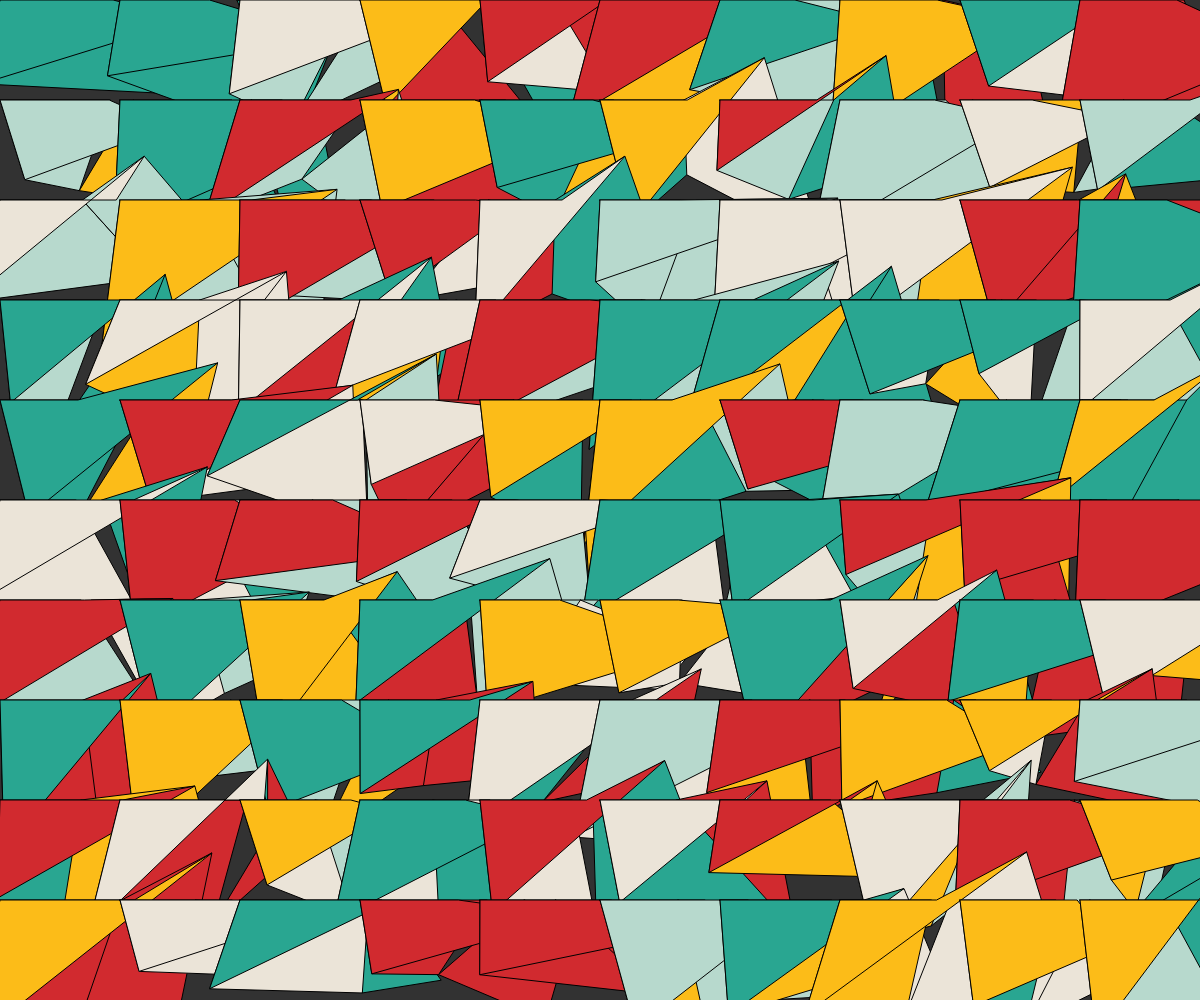
Frame 1 (no input)
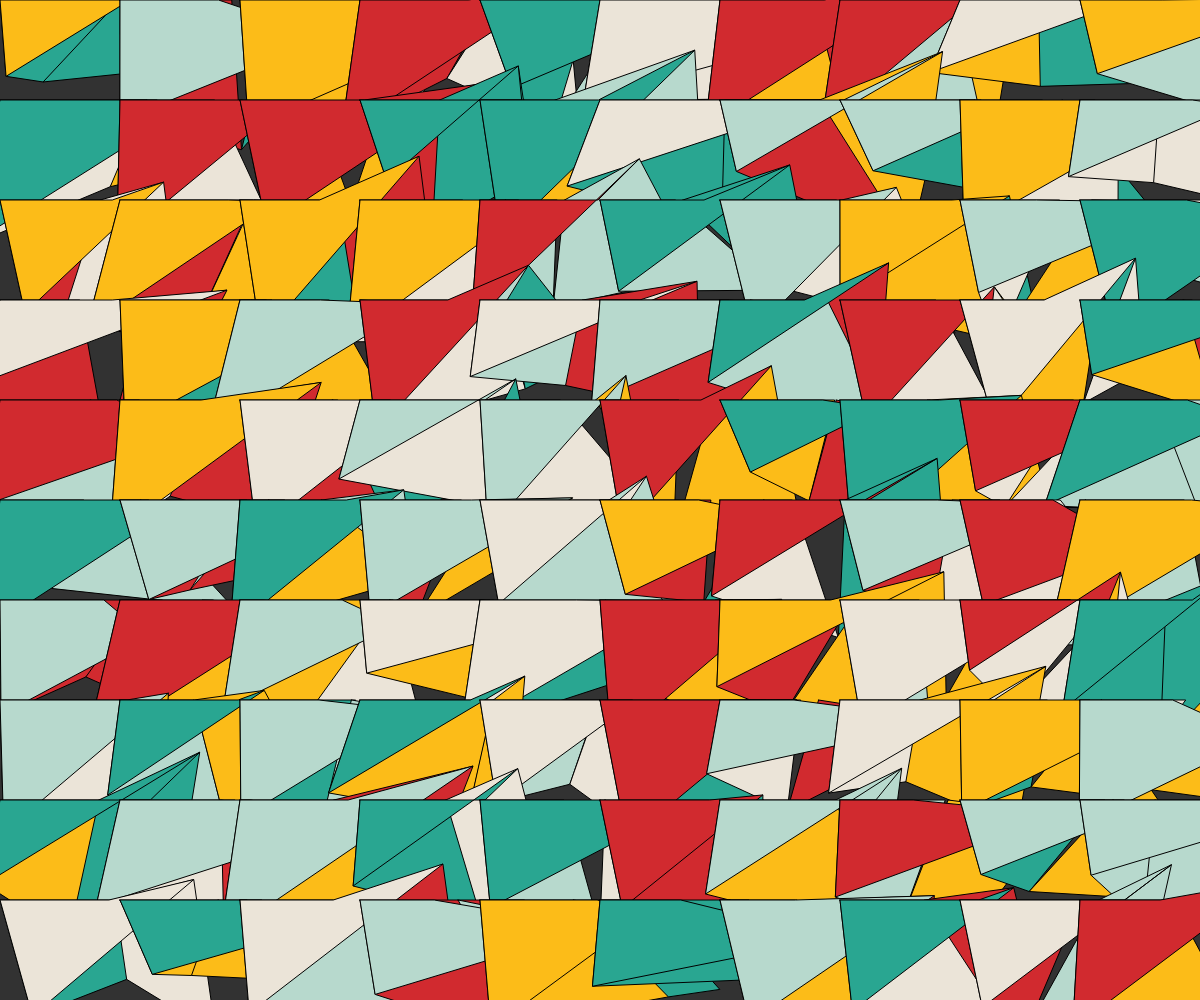
Frame 2 (the mouse pressed at the canvas centre, redrawn once)

The p5.js sketch that drew these frames (run headless with seeded random() and noise() and a simulated clock; the mouse was pressed at the canvas centre and the sketch redrawn once):

// p5.js sketch
// ── sketch.js
// Global variables for easy tweaking
let gridSize = 10; // Number of cells in one row/column
let baseWidth; // Base width of each 3D block
let baseHeight; // Base height of each 3D block

// Color theme
let colors = ["#d12a2f", "#fcbc18", "#ebe4d8", "#29a691", "#b7d9cd"];

let frontVertices, sideVertices, topVertices;

function setup() {
  createCanvas(windowWidth, windowHeight);
  noLoop();
}

function draw() {
  background(50);

  // Calculate the base dimensions based on the grid size
  baseWidth = width / gridSize;
  baseHeight = height / gridSize;

  let W = baseWidth;
  let H = baseHeight;

  let cols = gridSize;
  let rows = gridSize;

  for (let row = 0; row < rows; row++) {
    for (let col = 0; col < cols; col++) {
      let x = col * W;
      let y = row * H;

      // Randomly select colors from the theme for each part
      let frontColor = color(random(colors));
      let sideColor = color(random(colors));
      let topColor = color(random(colors));

      // Generate a random structure for the current grid position
      generateRandomStructure();

      // Draw a 3D structure at each grid position
      draw3DStructure(x, y, frontColor, sideColor, topColor);
    }
  }
}

function generateRandomStructure() {
  let W = baseWidth; // Width
  let H = baseHeight; // Height

  // Randomize vertices for the 3D shape with more variety
  frontVertices = [
    createVector(0, 0),
    createVector(W * random(0.6, 1.4), 0),
    createVector(W * random(0.3, 1.7), H * random(0.7, 1.5)),
    createVector(W * random(-0.3, 0.3), H * random(0.7, 1.5)),
  ];

  sideVertices = [
    createVector(W * random(0.6, 1.4), 0),
    createVector(W * random(1.2, 2), H * random(-0.5, 0.5)),
    createVector(W * random(1.2, 2), H * random(0.5, 1.5)),
    frontVertices[2],
  ];

  topVertices = [
    createVector(0, 0),
    createVector(W * random(0.6, 1.4), 0),
    sideVertices[1],
    frontVertices[3],
  ];
}

function draw3DStructure(x, y, frontColor, sideColor, topColor) {
  stroke(0);

  // Draw front face
  fill(frontColor);
  beginShape();
  frontVertices.forEach((v) => vertex(x + v.x, y + v.y));
  endShape(CLOSE);

  // Draw side face
  fill(sideColor);
  beginShape();
  sideVertices.forEach((v) => vertex(x + v.x, y + v.y));
  endShape(CLOSE);

  // Draw top face
  fill(topColor);
  beginShape();
  topVertices.forEach((v) => vertex(x + v.x, y + v.y));
  endShape(CLOSE);
}

function windowResized() {
  resizeCanvas(windowWidth, windowHeight);
  redraw();
}

function keyPressed() {
  let upperKey = key.toUpperCase();
  if (upperKey === "A") {
    redraw();
  }
  // Allow changing the grid size with number keys
  if (upperKey >= "1" && upperKey <= "9") {
    gridSize = int(upperKey);
    redraw();
  }
}
